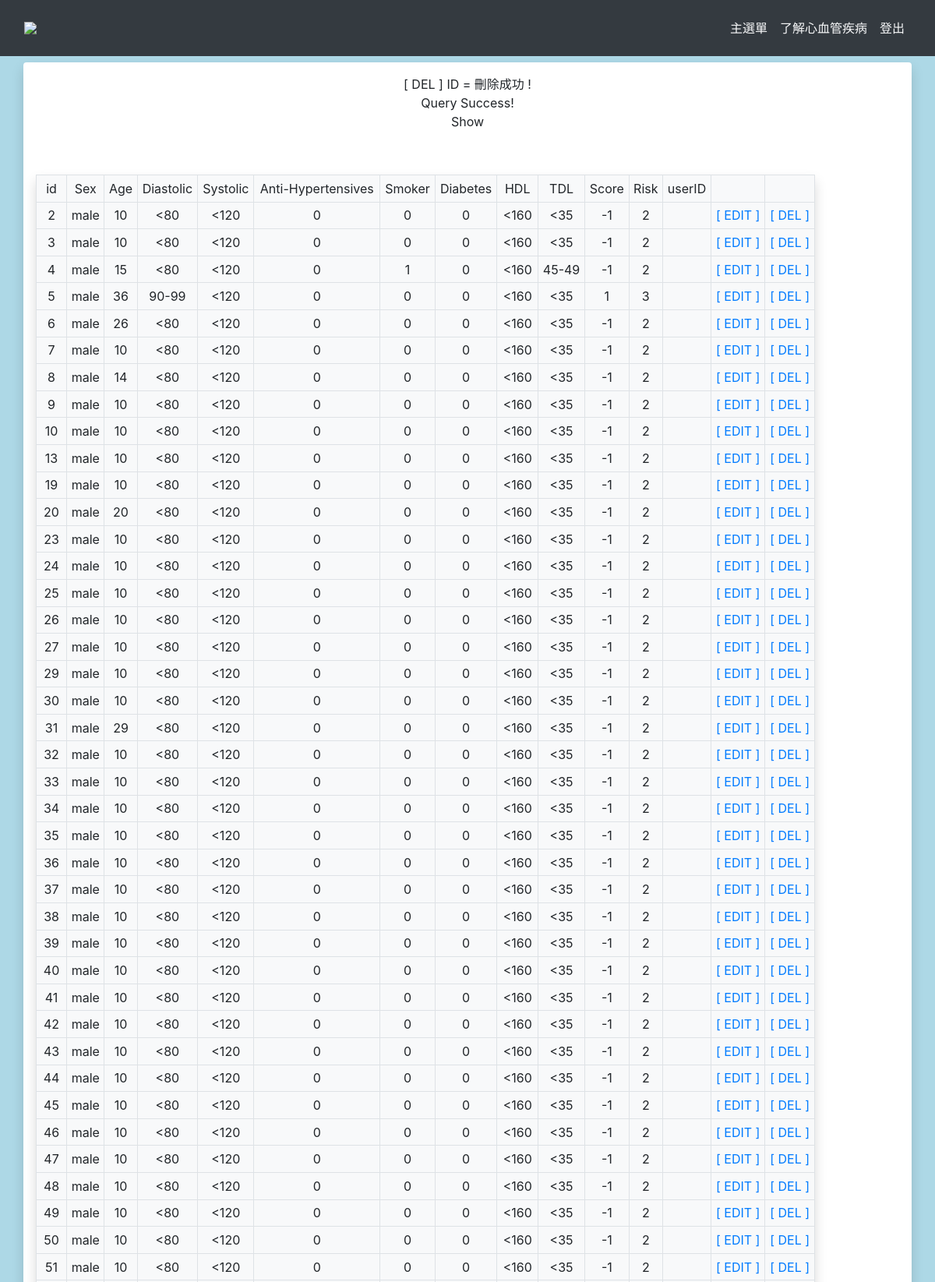
The app's page /delManage.php (upper part) with its own data.
### tables this page shows
CREATE TABLE `heart` (
  `id` int(11) NOT NULL,
  `sex` varchar(6) NOT NULL,
  `age` int(11) NOT NULL,
  `diastolic` varchar(10) DEFAULT NULL,
  `systolic` varchar(10) DEFAULT NULL,
  `anti-hypertensive` tinyint(4) DEFAULT NULL,
  `smoker` tinyint(4) DEFAULT NULL,
  `diabetes` tinyint(4) DEFAULT NULL,
  `hdl` varchar(10) DEFAULT NULL,
  `tdl` varchar(10) DEFAULT NULL,
  `score` int(11) DEFAULT NULL,
  `risk` int(11) DEFAULT NULL,
  `userID` varchar(20) DEFAULT NULL
);

### delManage.php (the view, shortened to what this page needs)
<?php
$username=$_SESSION["username"];
?>
<!DOCTYPE html PUBLIC "-//W3C//DTD XHTML 1.0 Transitional//EN" "http://www.w3.org/TR/xhtml1/DTD/xhtml1-transitional.dtd">
<html xmlns="http://www.w3.org/1999/xhtml">
<head>
    <link href="https://cdn.jsdelivr.net/npm/bootstrap@5.2.3/dist/css/bootstrap.min.css" rel="stylesheet">
    <link
    rel="stylesheet"
    href="https://cdnjs.cloudflare.com/ajax/libs/animate.css/4.1.1/animate.min.css"
  />
</head>
<body style="background-color: lightblue">
<?php
              require('navbar.php');
              ?>
<div class="container text-sm-center bg-white rounded shadow p-3 mb-5">
[ DEL ]
<?php
echo 'ID = ' . $_REQUEST['id'];
require('conn_db.php');
	$sql=$pdo->prepare('delete from heart where id=?');
	if ($sql->execute([$_REQUEST['id']])) {
	  echo '刪除成功 ! ' . '<br>'; }
	else {
	  echo '刪除失敗 !'  . '<br>';
	}
?>
<?php
require('conn_db.php');
$sql = $pdo->prepare('Select * from heart');
if($sql->execute())
    echo 'Query Success!' . '<br>';
else
	echo 'Query Failed !' . '<br>';
?>
<p>Show</p>
<p>&nbsp;</p>
<table class="table-bordered table-sm shadow p-3 mb-5 bg-light rounded" width="1000" border="1">
	<tr>
		<td>id</td>
		<td>Sex</td>
		<td>Age</td>
		<td>Diastolic</td>
		<td>Systolic</td>
		<td>Anti-Hypertensives</td>
		<td>Smoker</td>
		<td>Diabetes</td>
		<td>HDL</td>
		<td>TDL</td>
		<td>Score</td>
		<td>Risk</td>
    <td>userID</td>
		<td>    </td>
		<td>    </td>
	</tr>
<?php foreach($sql->fetchAll() as $row) {
  if($row['userID']==$username){
   echo '<tr>';
   echo '<td>' . $row['id'] . '</td>';
   echo '<td>' . $row['sex'] . '</td>';
   echo '<td>' . $row['age'] . '</td>';
   echo '<td>' . $row['diastolic'] . '</td>';
   echo '<td>' . $row['systolic'] . '</td>';
   echo '<td>' . $row['anti-hypertensive'] . '</td>';
   echo '<td>' . $row['smoker'] . '</td>';
   echo '<td>' . $row['diabetes'] . '</td>';
   echo '<td>' . $row['tdl'] . '</td>';
   echo '<td>' . $row['hdl'] . '</td>';
   echo '<td>' . $row['score'] . '</td>';
   echo '<td>' . $row['risk'] . '</td>';
   echo '<td>' . $row['userID'] . '</td>';
   echo '<td>' . '<a href="editManage.php?id='. $row['id'] . '"> [ EDIT ] ' . '</a></td>';
   echo '<td>' . '<a href="delManage.php?id=' . $row['id'] . '"> [ DEL  ] ' . '</a></td>';
  }
  }
?>
</table>
</div>
</body>
</html>

### navbar.php (shortened to what this page needs)
<!DOCTYPE html>
<html lang="en">
<head>
    <link rel="stylesheet" href="https://stackpath.bootstrapcdn.com/bootstrap/4.2.1/css/bootstrap.min.css">
<link
    rel="stylesheet"
    href="https://cdnjs.cloudflare.com/ajax/libs/animate.css/4.1.1/animate.min.css"
  />
  </head>
  <body>
  <nav class="navbar navbar-expand-sm bg-dark p-3">
<div class="container-fluid">
  <img src= "123.png" width="55px"/>
  <ul class="navbar-nav">
      <li class="nav-item">
      <a class="nav-link text-light" href="welcome.php">主選單</a>
    </li>
    <li class="nav-item">
            <a class="nav-link text-light" href="https://zh.wikipedia.org/zh-tw/%E5%BF%83%E8%A1%80%E7%AE%A1%E7%96%BE%E7%97%85">了解心血管疾病</a>
          </li>
    <li class="nav-item">
      <a class="nav-link text-light" href="logout.php">登出</a>
    </li>
  </ul>
</div>
</nav>
  </body>
  </html>

### records on screen
heart: id "2", sex "male", age "10", diastolic "<80", systolic "<120", value "0", smoker "0", diabetes "0", tdl "<160", hdl "<35", score "-1", risk "2"
heart: id "3", sex "male", age "10", diastolic "<80", systolic "<120", value "0", smoker "0", diabetes "0", tdl "<160", hdl "<35", score "-1", risk "2"
heart: id "4", sex "male", age "15", diastolic "<80", systolic "<120", value "0", smoker "1", diabetes "0", tdl "<160", hdl "45-49", score "-1", risk "2"
heart: id "5", sex "male", age "36", diastolic "90-99", systolic "<120", value "0", smoker "0", diabetes "0", tdl "<160", hdl "<35", score "1", risk "3"
heart: id "6", sex "male", age "26", diastolic "<80", systolic "<120", value "0", smoker "0", diabetes "0", tdl "<160", hdl "<35", score "-1", risk "2"
heart: id "7", sex "male", age "10", diastolic "<80", systolic "<120", value "0", smoker "0", diabetes "0", tdl "<160", hdl "<35", score "-1", risk "2"
heart: id "8", sex "male", age "14", diastolic "<80", systolic "<120", value "0", smoker "0", diabetes "0", tdl "<160", hdl "<35", score "-1", risk "2"
heart: id "9", sex "male", age "10", diastolic "<80", systolic "<120", value "0", smoker "0", diabetes "0", tdl "<160", hdl "<35", score "-1", risk "2"
heart: id "10", sex "male", age "10", diastolic "<80", systolic "<120", value "0", smoker "0", diabetes "0", tdl "<160", hdl "<35", score "-1", risk "2"
heart: id "13", sex "male", age "10", diastolic "<80", systolic "<120", value "0", smoker "0", diabetes "0", tdl "<160", hdl "<35", score "-1", risk "2"
heart: id "19", sex "male", age "10", diastolic "<80", systolic "<120", value "0", smoker "0", diabetes "0", tdl "<160", hdl "<35", score "-1", risk "2"
heart: id "20", sex "male", age "20", diastolic "<80", systolic "<120", value "0", smoker "0", diabetes "0", tdl "<160", hdl "<35", score "-1", risk "2"
heart: id "23", sex "male", age "10", diastolic "<80", systolic "<120", value "0", smoker "0", diabetes "0", tdl "<160", hdl "<35", score "-1", risk "2"
heart: id "24", sex "male", age "10", diastolic "<80", systolic "<120", value "0", smoker "0", diabetes "0", tdl "<160", hdl "<35", score "-1", risk "2"
heart: id "25", sex "male", age "10", diastolic "<80", systolic "<120", value "0", smoker "0", diabetes "0", tdl "<160", hdl "<35", score "-1", risk "2"
heart: id "26", sex "male", age "10", diastolic "<80", systolic "<120", value "0", smoker "0", diabetes "0", tdl "<160", hdl "<35", score "-1", risk "2"
heart: id "27", sex "male", age "10", diastolic "<80", systolic "<120", value "0", smoker "0", diabetes "0", tdl "<160", hdl "<35", score "-1", risk "2"
heart: id "29", sex "male", age "10", diastolic "<80", systolic "<120", value "0", smoker "0", diabetes "0", tdl "<160", hdl "<35", score "-1", risk "2"
heart: id "30", sex "male", age "10", diastolic "<80", systolic "<120", value "0", smoker "0", diabetes "0", tdl "<160", hdl "<35", score "-1", risk "2"
heart: id "31", sex "male", age "29", diastolic "<80", systolic "<120", value "0", smoker "0", diabetes "0", tdl "<160", hdl "<35", score "-1", risk "2"
heart: id "32", sex "male", age "10", diastolic "<80", systolic "<120", value "0", smoker "0", diabetes "0", tdl "<160", hdl "<35", score "-1", risk "2"
heart: id "33", sex "male", age "10", diastolic "<80", systolic "<120", value "0", smoker "0", diabetes "0", tdl "<160", hdl "<35", score "-1", risk "2"
heart: id "34", sex "male", age "10", diastolic "<80", systolic "<120", value "0", smoker "0", diabetes "0", tdl "<160", hdl "<35", score "-1", risk "2"
heart: id "35", sex "male", age "10", diastolic "<80", systolic "<120", value "0", smoker "0", diabetes "0", tdl "<160", hdl "<35", score "-1", risk "2"
heart: id "36", sex "male", age "10", diastolic "<80", systolic "<120", value "0", smoker "0", diabetes "0", tdl "<160", hdl "<35", score "-1", risk "2"
heart: id "37", sex "male", age "10", diastolic "<80", systolic "<120", value "0", smoker "0", diabetes "0", tdl "<160", hdl "<35", score "-1", risk "2"
heart: id "38", sex "male", age "10", diastolic "<80", systolic "<120", value "0", smoker "0", diabetes "0", tdl "<160", hdl "<35", score "-1", risk "2"
heart: id "39", sex "male", age "10", diastolic "<80", systolic "<120", value "0", smoker "0", diabetes "0", tdl "<160", hdl "<35", score "-1", risk "2"
heart: id "40", sex "male", age "10", diastolic "<80", systolic "<120", value "0", smoker "0", diabetes "0", tdl "<160", hdl "<35", score "-1", risk "2"
heart: id "41", sex "male", age "10", diastolic "<80", systolic "<120", value "0", smoker "0", diabetes "0", tdl "<160", hdl "<35", score "-1", risk "2"
heart: id "42", sex "male", age "10", diastolic "<80", systolic "<120", value "0", smoker "0", diabetes "0", tdl "<160", hdl "<35", score "-1", risk "2"
heart: id "43", sex "male", age "10", diastolic "<80", systolic "<120", value "0", smoker "0", diabetes "0", tdl "<160", hdl "<35", score "-1", risk "2"
heart: id "44", sex "male", age "10", diastolic "<80", systolic "<120", value "0", smoker "0", diabetes "0", tdl "<160", hdl "<35", score "-1", risk "2"
heart: id "45", sex "male", age "10", diastolic "<80", systolic "<120", value "0", smoker "0", diabetes "0", tdl "<160", hdl "<35", score "-1", risk "2"
heart: id "46", sex "male", age "10", diastolic "<80", systolic "<120", value "0", smoker "0", diabetes "0", tdl "<160", hdl "<35", score "-1", risk "2"
heart: id "47", sex "male", age "10", diastolic "<80", systolic "<120", value "0", smoker "0", diabetes "0", tdl "<160", hdl "<35", score "-1", risk "2"
heart: id "48", sex "male", age "10", diastolic "<80", systolic "<120", value "0", smoker "0", diabetes "0", tdl "<160", hdl "<35", score "-1", risk "2"
heart: id "49", sex "male", age "10", diastolic "<80", systolic "<120", value "0", smoker "0", diabetes "0", tdl "<160", hdl "<35", score "-1", risk "2"
heart: id "50", sex "male", age "10", diastolic "<80", systolic "<120", value "0", smoker "0", diabetes "0", tdl "<160", hdl "<35", score "-1", risk "2"
heart: id "51", sex "male", age "10", diastolic "<80", systolic "<120", value "0", smoker "0", diabetes "0", tdl "<160", hdl "<35", score "-1", risk "2"
